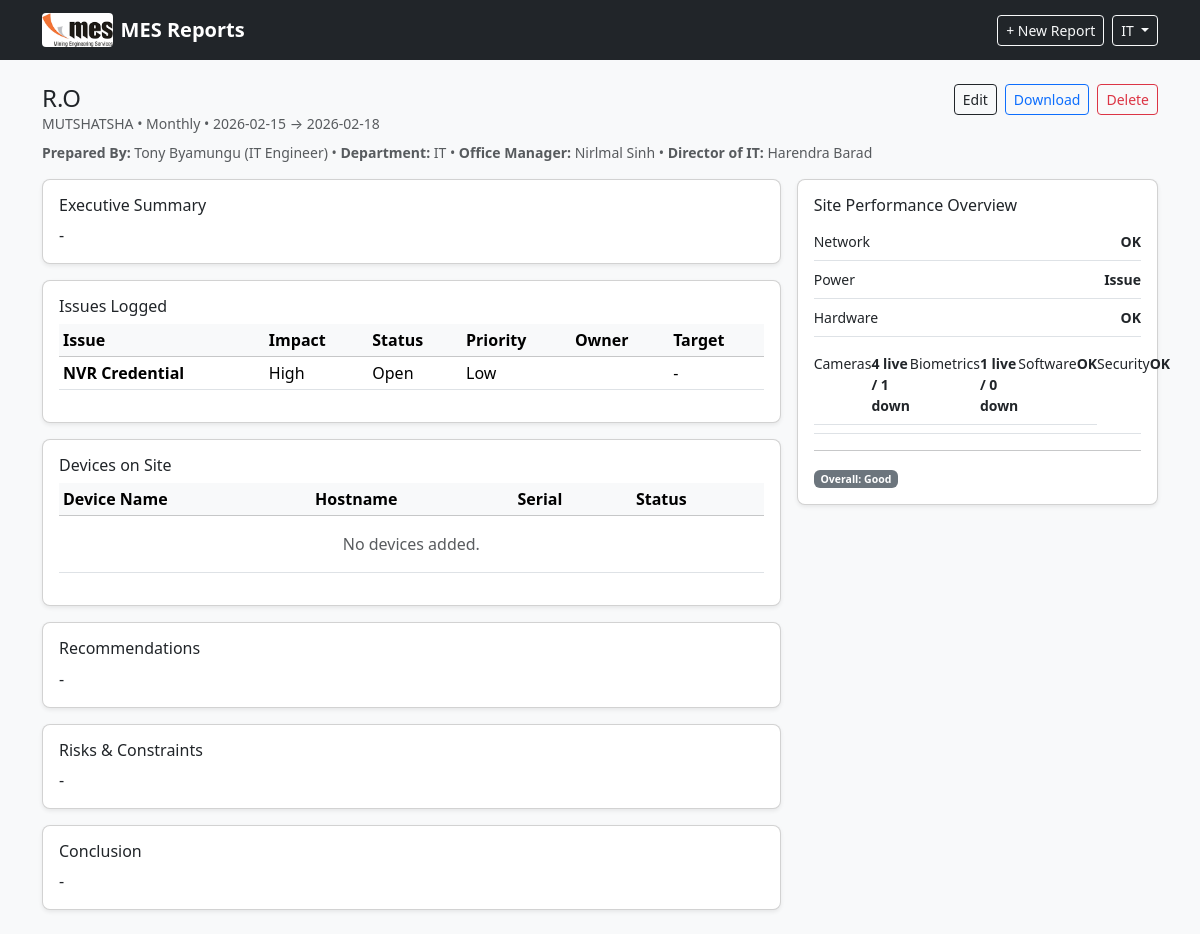
The page /report/1 (signed in) on the database as committed earlier.
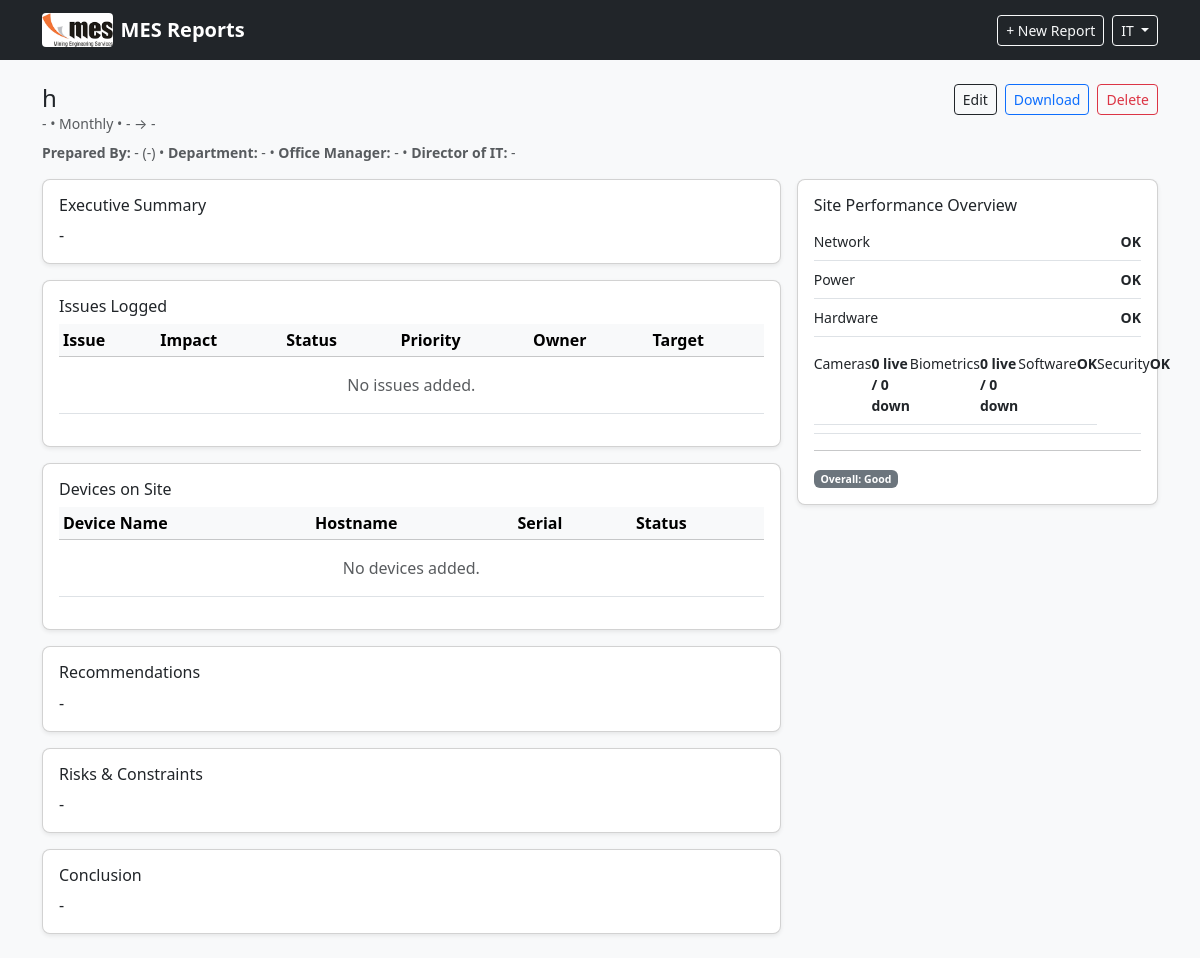
The same page on the database as committed later.
### tables this page shows
CREATE TABLE reports (
        id INTEGER PRIMARY KEY AUTOINCREMENT,
        site_name TEXT NOT NULL,
        location TEXT,
        report_type TEXT NOT NULL,
        period_start TEXT,
        period_end TEXT,
        prepared_by TEXT,
        department TEXT,
        date_submitted TEXT,
        prepared_by_title TEXT,
        office_manager TEXT,
        director_it TEXT,

        executive_summary TEXT,
        overall_status TEXT,

        network_status TEXT,
        power_status TEXT,
        hardware_status TEXT,
        biomedical_status TEXT,
        cameras_live INTEGER DEFAULT 0,
        cameras_down INTEGER DEFAULT 0,
        biometrics_live INTEGER DEFAULT 0,
        biometrics_down INTEGER DEFAULT 0,
        software_status TEXT,
        security_status TEXT,

        recommendations TEXT,
        risks_constraints TEXT,
        conclusion TEXT,

        created_at TEXT NOT NULL
    );

CREATE TABLE issues (
        id INTEGER PRIMARY KEY AUTOINCREMENT,
        report_id INTEGER NOT NULL,
        issue_title TEXT NOT NULL,
        area TEXT,
        impact TEXT,
        status TEXT,
        owner TEXT,
        action_taken TEXT,
        root_cause TEXT,
        pending_reason TEXT,
        priority TEXT,
        target_date TEXT,
        responsible TEXT,
        FOREIGN KEY(report_id) REFERENCES reports(id) ON DELETE CASCADE
    );

### app.py (the view)
@app.route("/report/<int:report_id>")
@login_required
def report_detail(report_id):
    conn = get_db()
    cur = conn.cursor()
    report = cur.execute("SELECT * FROM reports WHERE id = ?", (report_id,)).fetchone()
    issues = cur.execute("SELECT * FROM issues WHERE report_id = ? ORDER BY id DESC", (report_id,)).fetchall()
    devices = cur.execute("SELECT * FROM devices WHERE report_id = ? ORDER BY id DESC", (report_id,)).fetchall()
    devices = cur.execute("SELECT * FROM devices WHERE report_id = ? ORDER BY id DESC", (report_id,)).fetchall()
    conn.close()
    if not report:
        flash("Report not found.", "danger")
        return redirect(url_for("index"))
    return render_template("report_detail.html", report=report, issues=issues, devices=devices)

### app.py (called while the page is built)
def get_db():
    os.makedirs(app.instance_path, exist_ok=True)
    conn = sqlite3.connect(DB_PATH)
    conn.row_factory = sqlite3.Row
    return conn

@app.before_request
def startup():
    init_db()

def login_required(f):
    @wraps(f)
    def decorated_function(*args, **kwargs):
        if 'user_id' not in session:
            flash("Please log in first.", "warning")
            return redirect(url_for('login'))
        return f(*args, **kwargs)
    return decorated_function

### templates/report_detail.html (shortened to what the changed rows need)
{% extends "base.html" %}
{% block content %}
<div class="d-flex justify-content-between align-items-start mb-3">
  <div>
    <h4 class="mb-0">{{ report.site_name }}</h4>
    <div class="text-muted small">
      {{ report.location or "-" }} • {{ report.report_type }} •
      {{ report.period_start or "-" }} → {{ report.period_end or "-" }}
    </div>
    <div class="text-muted small mt-2">
      <strong>Prepared By:</strong> {{ report.prepared_by or "-" }} ({{ report.prepared_by_title or "-" }}) •
      <strong>Department:</strong> {{ report.department or "-" }} •
      <strong>Office Manager:</strong> {{ report.office_manager or "-" }} •
      <strong>Director of IT:</strong> {{ report.director_it or "-" }}
    </div>
  </div>
</div>
<div class="row g-3">
  <div class="col-md-8">
    <div class="card shadow-sm mb-3">
      <div class="card-body">
        <h6>Executive Summary</h6>
        <p class="mb-0">{{ report.executive_summary or "-" }}</p>
      </div>
    </div>
    <div class="card shadow-sm mb-3">
      <div class="card-body">
        <div class="table-responsive">
          <table class="table table-sm align-middle">
            <thead class="table-light">
              <tr>
                <th>Issue</th>
                <th>Impact</th>
                <th>Status</th>
                <th>Priority</th>
                <th>Owner</th>
                <th>Target</th>
              </tr>
            </thead>
            <tbody>
              {% for i in issues %}
              <tr>
                <td class="fw-semibold">{{ i.issue_title }}</td>
                <td>{{ i.impact }}</td>
                <td>{{ i.status }}</td>
                <td>{{ i.priority }}</td>
                <td>{{ i.owner }}</td>
                <td>{{ i.target_date or "-" }}</td>
              </tr>
              {% else %}
              <tr>
                <td colspan="6" class="text-center text-muted py-3">No issues added.</td>
              </tr>
              {% endfor %}
            </tbody>
          </table>
        </div>
      </div>
    </div>
    <div class="card shadow-sm mb-3">
      <div class="card-body">
        <div class="table-responsive">
          <table class="table table-sm align-middle">
            <thead class="table-light">
              <tr>
                <th>Device Name</th>
                <th>Hostname</th>
                <th>Serial</th>
                <th>Status</th>
              </tr>
            </thead>
          </table>
        </div>
      </div>
    </div>
    <div class="card shadow-sm mb-3">
      <div class="card-body">
        <h6>Recommendations</h6>
        <p class="mb-0">{{ report.recommendations or "-" }}</p>
      </div>
    </div>
    <div class="card shadow-sm mb-3">
      <div class="card-body">
        <h6>Risks & Constraints</h6>
        <p class="mb-0">{{ report.risks_constraints or "-" }}</p>
      </div>
    </div>
    <div class="card shadow-sm">
      <div class="card-body">
        <h6>Conclusion</h6>
        <p class="mb-0">{{ report.conclusion or "-" }}</p>
      </div>
    </div>
  </div>
  <div class="col-md-4">
    <div class="card shadow-sm">
      <div class="card-body">
        <div class="small">
          <div class="d-flex justify-content-between border-bottom py-2">
            <span>Network</span>
            <span class="fw-semibold">{{ report.network_status }}</span>
          </div>
          <div class="d-flex justify-content-between border-bottom py-2">
            <span>Power</span>
            <span class="fw-semibold">{{ report.power_status }}</span>
          </div>
          <div class="d-flex justify-content-between border-bottom py-2">
            <span>Hardware</span>
            <span class="fw-semibold">{{ report.hardware_status }}</span>
          </div>
          <div class="d-flex justify-content-between border-bottom py-2">
          <div class="d-flex justify-content-between border-bottom py-2">
            <span>Cameras</span>
            <span class="fw-semibold">{{ report.cameras_live or 0 }} live / {{ report.cameras_down or 0 }} down</span>
          </div>
          <div class="d-flex justify-content-between border-bottom py-2">
            <span>Biometrics</span>
            <span class="fw-semibold">{{ report.biometrics_live or 0 }} live / {{ report.biometrics_down or 0 }} down</span>
          </div>
          <div class="d-flex justify-content-between border-bottom py-2">
            <span>Software</span>
            <span class="fw-semibold">{{ report.software_status }}</span>
          </div>
          <div class="d-flex justify-content-between py-2">
            <span>Security</span>
            <span class="fw-semibold">{{ report.security_status }}</span>
          </div>
        </div>
        <div>
          <span class="badge bg-secondary">Overall: {{ report.overall_status }}</span>
        </div>
      </div>
    </div>
  </div>
</div>
{% endblock %}

Rows that differ between the two databases and show on the page:
removed issues: issue_title "NVR Credential", impact "High", status "Open", priority "Low", target_date "-"
changed reports "Monthly": site_name "R.O" → "h"; location "MUTSHATSHA" → "-"; period_start "2026-02-15" → "-"; period_end "2026-02-18" → "-"; prepared_by "Tony Byamungu" → "-"; prepared_by_title "IT Engineer" → "-"; department "IT" → "-"; office_manager "Nirlmal Sinh" → "-"; director_it "Harendra Barad" → "-"; power_status "Issue" → "OK"; cameras_live "4" → "0"; cameras_down "1" → "0"; biometrics_live "1" → "0"
Other text that changed with them:
text now shown: "No issues added."
